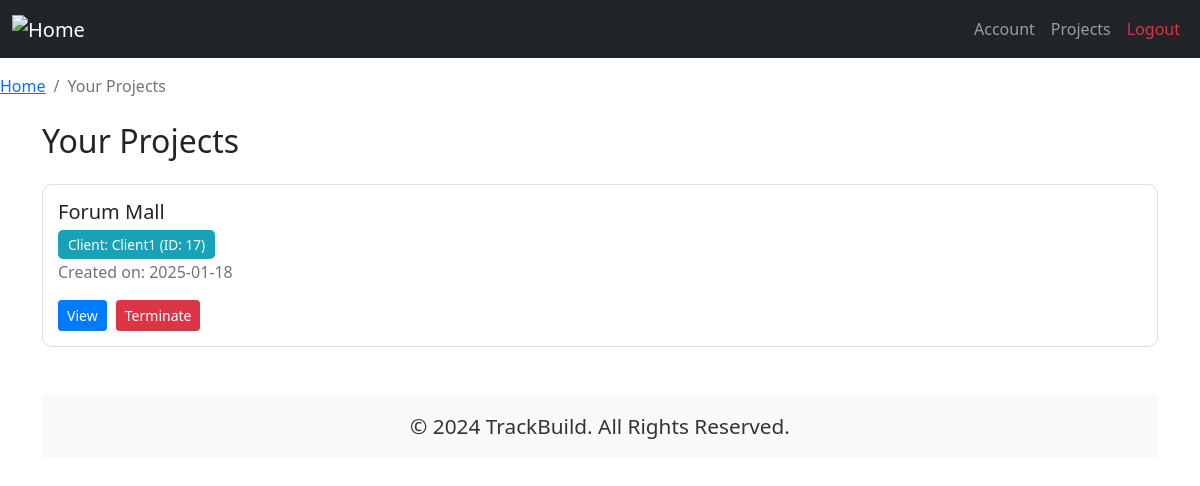
/views/projects/engineer_project_list.php (signed in), run on the app's committed database.
### tables this page shows
CREATE TABLE `projects` (
  `id` int(11) NOT NULL,
  `user_id` int(11) NOT NULL,
  `project_name` varchar(255) NOT NULL,
  `description` text DEFAULT NULL,
  `land_area` float NOT NULL,
  `budget` float DEFAULT NULL,
  `duration` int(11) NOT NULL,
  `address` text DEFAULT NULL,
  `document` varchar(255) NOT NULL,
  `created_at` timestamp NOT NULL DEFAULT current_timestamp(),
  `engineer_id` int(11) NOT NULL,
  `client_id` int(11) NOT NULL
);

CREATE TABLE `users` (
  `id` int(11) NOT NULL,
  `username` varchar(50) NOT NULL,
  `email` varchar(100) NOT NULL,
  `password` varchar(255) NOT NULL,
  `created_at` timestamp NOT NULL DEFAULT current_timestamp(),
  `role_name` enum('engineer','client') DEFAULT 'client'
);

### views/projects/engineer_project_list.php (the view, shortened to what this page needs)
<?php
require_once '../../config/db.php';
$projects = [];
try {
    $user_id = $_SESSION['user_id'];
    $stmt = $conn->prepare("SELECT * FROM projects WHERE user_id = :user_id ORDER BY created_at DESC");
    $stmt->bindParam(':user_id', $user_id, PDO::PARAM_INT);
    $stmt->execute();
    $projects = $stmt->fetchAll(PDO::FETCH_ASSOC);
} catch (PDOException $e) {
    $error_message = "Error fetching projects: " . htmlspecialchars($e->getMessage());
}
?>
<!DOCTYPE html>
<html lang="en">
<head>
    <link href="https://cdn.jsdelivr.net/npm/bootstrap@5.1.3/dist/css/bootstrap.min.css" rel="stylesheet">
</head>
<body>
    <nav class="navbar navbar-expand-lg navbar-dark bg-dark">
        <div class="container-fluid">
            <a class="navbar-brand" href="../engineer_dashboard.php">
                <img src="../../assets/home-icon.png" alt="Home" class="home-icon">
            </a>
            <div class="collapse navbar-collapse" id="navbarNav">
                <ul class="navbar-nav ms-auto">
                    <li class="nav-item">
                        <a class="nav-link" href="../account/account_details.php">Account</a>
                    </li>
                    <li class="nav-item">
                        <a class="nav-link" href="engineer_project_list.php">Projects</a>
                    </li>
                    <li class="nav-item">
                        <a class="nav-link text-danger" href="../../logout.php">Logout</a>
                    </li>
                </ul>
            </div>
        </div>
    </nav>
    <nav aria-label="breadcrumb" class="mt-3">
        <ol class="breadcrumb">
            <li class="breadcrumb-item"><a href="../engineer_dashboard.php">Home</a></li>
            <li class="breadcrumb-item active" aria-current="page">Your Projects</li>
        </ol>
    </nav>
    <div class="container mt-4">
        <h2 class="mb-4">Your Projects</h2>
        <?php if (count($projects) > 0): ?>
            <div>
                <?php
                foreach ($projects as $project):
                    $stmt = $conn->prepare("SELECT username FROM users WHERE id = ?");
                    $stmt->bindValue(1, $project['client_id'], PDO::PARAM_INT);
                    $stmt->execute();
                    $client = $stmt->fetch(PDO::FETCH_ASSOC);
                    $client_name = $client ? $client['username'] : 'Unknown Client';
                    ?>
                    <div class="project-card">
                        <h5><?= htmlspecialchars($project['project_name']); ?></h5>
                        <p class="mb-1">
                            <span class="project-badge badge-client">Client: <?= htmlspecialchars($client_name); ?> (ID:
                                <?= htmlspecialchars($project['client_id']); ?>)</span>
                        </p>
                        <p class="text-muted">Created on: <?= date('Y-m-d', strtotime($project['created_at'])); ?></p>
                        <div>
                            <a href="project_dashboard.php?project_id=<?= $project['id']; ?>"
                                class="btn btn-primary btn-action btn-sm">View</a>
                            <button class="btn btn-danger btn-action btn-sm"
                                onclick="confirmTermination(<?= $project['id']; ?>)">Terminate</button>
                        </div>
                    </div>
                <?php endforeach; ?>
            <?php else: ?>
                <p class="no-projects">No projects found. Start by creating a new project.</p>
                <a href="create_project.php" class="btn btn-success">Create New Project</a>
            <?php endif; ?>
        </div>
        <?php include('../../includes/footer.php'); ?>
</body>
</html>

### views/projects/engineer_project_list.php (style rules this page uses)
.project-card { border:1px solid #ddd;border-radius:10px;margin-bottom:15px;padding:15px;background-color:#fff;transition:box-shadow .3s,transform .3s }
.project-badge { font-size:.85rem;padding:5px 10px;border-radius:5px }
.badge-client { background-color:#17a2b8;color:#fff }
.home-icon { width:40px;height:40px }
.btn-action { margin-right:5px;transition:background-color .3s,transform .3s }
.btn-primary { background-color:#007bff;border-color:#007bff }

### data on the page
projects: project_name "Forum Mall", client.username "Client1", client "17", created_at "2025-01-18"
